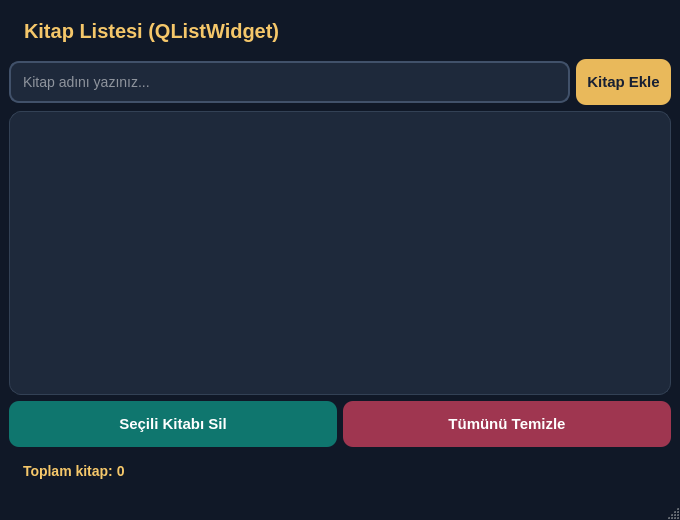
<?xml version="1.0" encoding="UTF-8"?>
<ui version="4.0">
 <class>MainWindow</class>
 <widget class="QMainWindow" name="MainWindow">
  <property name="geometry">
   <rect>
    <x>0</x>
    <y>0</y>
    <width>680</width>
    <height>520</height>
   </rect>
  </property>
  <property name="font">
   <font>
    <family>Segoe UI</family>
   </font>
  </property>
  <property name="windowTitle">
   <string>Kitap Listesi - QListWidget</string>
  </property>
  <property name="styleSheet">
   <string notr="true">
/* ANA PENCERE */
QMainWindow,
QWidget#centralwidget {
    background-color: #101827;
    font-family: &quot;Segoe UI&quot;;
}

/* BAŞLIK */
QLabel#lblBaslik {
    color: #F5C76A;
    font-size: 25px;
    font-weight: bold;
    padding: 12px;
}

/* KİTAP GİRİŞİ */
QLineEdit#txtKitap {
    background-color: #1E293B;
    color: #FFFFFF;
    border: 2px solid #41516A;
    border-radius: 10px;
    padding: 10px;
    font-size: 14px;
}

QLineEdit#txtKitap:focus {
    border: 2px solid #F5C76A;
}

/* BUTONLAR */
QPushButton {
    color: white;
    border: none;
    border-radius: 10px;
    padding: 11px;
    font-size: 15px;
    font-weight: bold;
    min-height: 24px;
}

/* EKLE - ALTIN */
QPushButton#btnEkle {
    background-color: #E9B95B;
    color: #172033;
}

QPushButton#btnEkle:hover {
    background-color: #F5D48B;
}

QPushButton#btnEkle:pressed {
    background-color: #C99A3D;
}

/* SİL - MİNT YEŞİLİ */
QPushButton#btnSil {
    background-color: #0F766E;
}

QPushButton#btnSil:hover {
    background-color: #0D9488;
}

/* TEMİZLE - BORDO */
QPushButton#btnTemizle {
    background-color: #9F3650;
}

QPushButton#btnTemizle:hover {
    background-color: #BE4965;
}

/* KİTAP LİSTESİ */
QListWidget#listKitaplar {
    background-color: #1E293B;
    color: #F8FAFC;
    border: 1px solid #334155;
    border-radius: 12px;
    padding: 8px;
    font-size: 14px;
    outline: none;
}

QListWidget#listKitaplar::item {
    padding: 12px;
    border-bottom: 1px solid #334155;
}

QListWidget#listKitaplar::item:hover {
    background-color: #334155;
}

QListWidget#listKitaplar::item:selected {
    background-color: #E9B95B;
    color: #172033;
    border-radius: 7px;
}

/* ALT BİLGİ */
QLabel#lblDurum {
    color: #F5C76A;
    font-size: 14px;
    font-weight: bold;
    padding: 10px;
}
</string>
  </property>
  <widget class="QWidget" name="centralwidget">
   <layout class="QVBoxLayout" name="verticalLayout">
    <item>
     <widget class="QLabel" name="lblBaslik">
      <property name="font">
       <font>
        <pointsize>-1</pointsize>
        <weight>75</weight>
        <bold>true</bold>
       </font>
      </property>
      <property name="styleSheet">
       <string notr="true">font-size: 20px; font-weight: bold; padding: 10px;</string>
      </property>
      <property name="text">
       <string>Kitap Listesi (QListWidget)</string>
      </property>
     </widget>
    </item>
    <item>
     <layout class="QHBoxLayout" name="horizontalLayout">
      <item>
       <widget class="QLineEdit" name="txtKitap">
        <property name="placeholderText">
         <string>Kitap adını yazınız...</string>
        </property>
       </widget>
      </item>
      <item>
       <widget class="QPushButton" name="btnEkle">
        <property name="text">
         <string>Kitap Ekle</string>
        </property>
       </widget>
      </item>
     </layout>
    </item>
    <item>
     <widget class="QListWidget" name="listKitaplar"/>
    </item>
    <item>
     <layout class="QHBoxLayout" name="horizontalLayout_2">
      <item>
       <widget class="QPushButton" name="btnSil">
        <property name="text">
         <string>Seçili Kitabı Sil</string>
        </property>
       </widget>
      </item>
      <item>
       <widget class="QPushButton" name="btnTemizle">
        <property name="text">
         <string>Tümünü Temizle</string>
        </property>
       </widget>
      </item>
     </layout>
    </item>
    <item>
     <widget class="QLabel" name="lblDurum">
      <property name="text">
       <string>Toplam kitap: 0</string>
      </property>
     </widget>
    </item>
   </layout>
  </widget>
  <widget class="QStatusBar" name="statusbar"/>
 </widget>
 <resources/>
 <connections/>
</ui>
